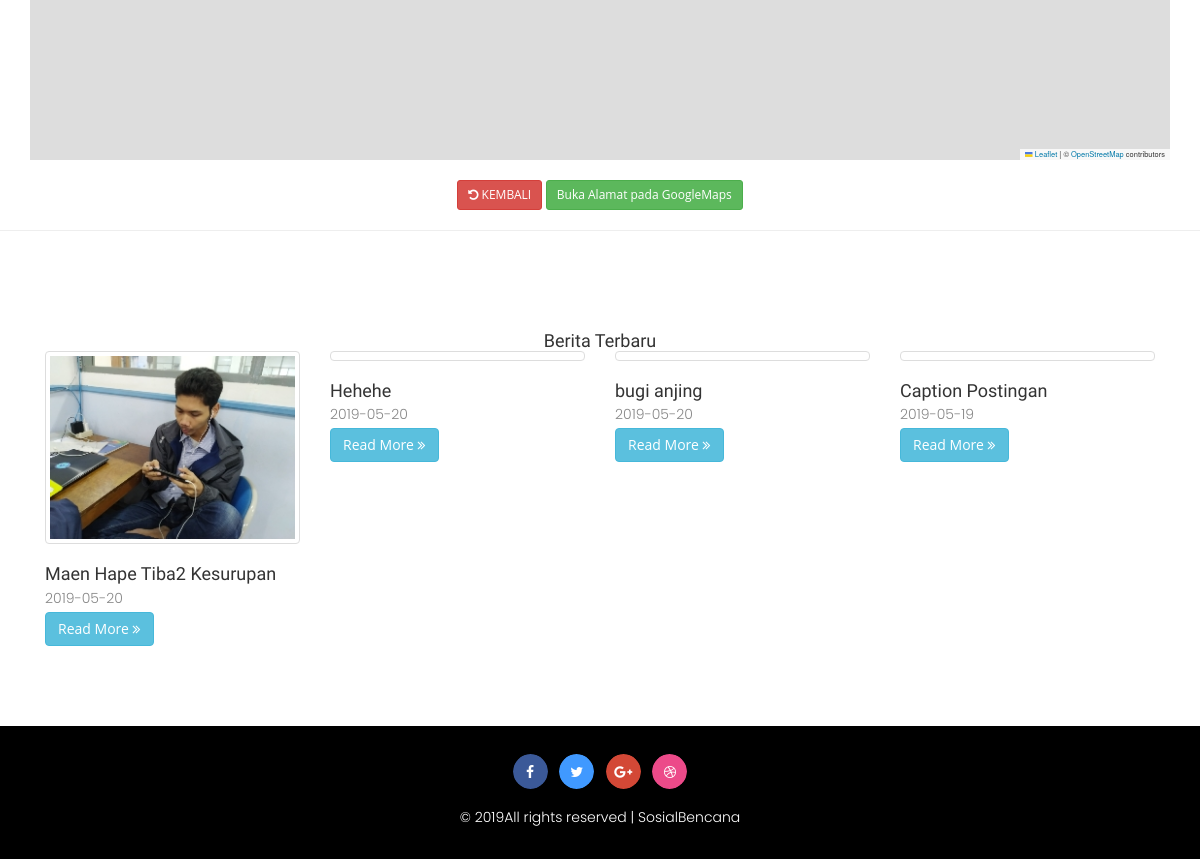
/home/post_detail/6 (lower part), run on an earlier commit of the app's database.
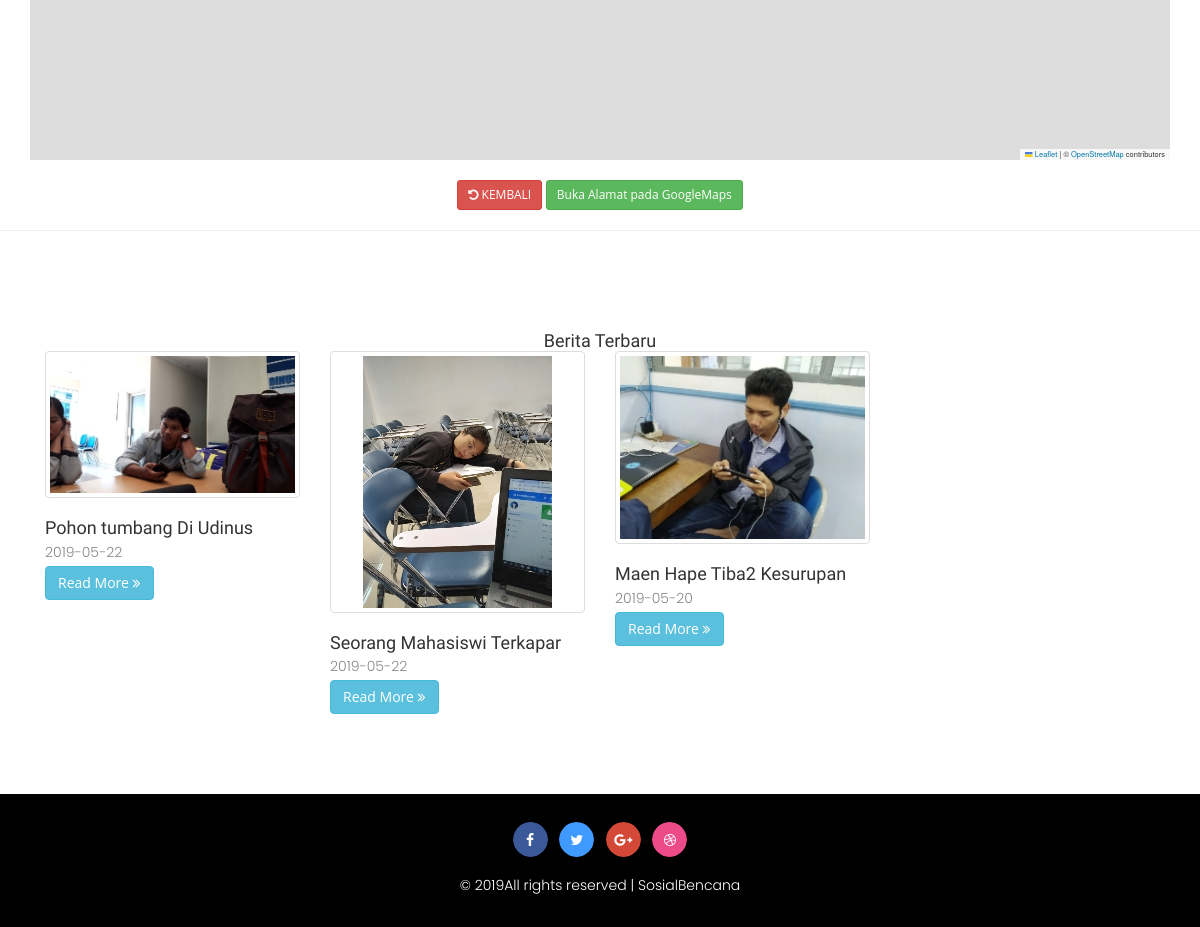
And on a later commit of the database.
### tables this page shows
CREATE TABLE `post` (
  `id_post` int(11) NOT NULL,
  `nama_img` varchar(255) DEFAULT NULL,
  `api_img` varchar(256) NOT NULL,
  `slug_post` varchar(255) DEFAULT NULL,
  `lokasi` varchar(255) NOT NULL,
  `lttd_loc` varchar(255) DEFAULT NULL,
  `lgttd_loc` varchar(255) DEFAULT NULL,
  `caption` text,
  `tanggal` date DEFAULT NULL,
  `waktu` time DEFAULT NULL,
  `user_kode` varchar(100) NOT NULL
);

### application/views/layout/file.php (called while the page is built, shortened)
<?php
require_once('header.php');
require_once('content.php');
require_once('footer.php');

### application/controllers/Home.php (called while the page is built, shortened)
<?php
class Home extends CI_Controller {
	public function __construct()
	{
		$this->load->model('Home_model');
		$this->load->model('Auth_model');
		$this->load->model('Posting_model');
	}
	public function post_detail($id)
	{
			$post           = $this->Posting_model->detailPost($id)->row_array();
			$limit_post	=	$this->Home_model->lmtPost();
			$data = array('post'      => $post,
									'title' => 'Sosial Bencana',
									'limit' => $limit_post,
									'isi' => 'Posting/detail'
			);
			$this->load->view('layout/file', $data);
	}
}

### index.php (called while the page is built, shortened)
<?php
require_once BASEPATH.'core/CodeIgniter.php';

### application/views/layout/content.php (called while the page is built)
<?php
if($isi){
  $this->load->view($isi);
}

### application/models/Posting_model.php (called while the page is built, shortened)
<?php
class Posting_model extends CI_Model {
    public function detailPost($where)
    {
        $this->db->where('id_post', $where);
        return $this->db->get('post');
    }
}

### application/models/Home_model.php (called while the page is built, shortened)
<?php
class Home_model extends CI_Model {
    public function lmtPost()
    {
        $this->db->select('*');
        $this->db->from('post');
        $this->db->order_by('id_post', 'DESC');
        $this->db->limit(4);
        $res = $this->db->get();
        return $res->result_array();
    }
}

### application/views/Posting/detail.php (the view, shortened to what this page needs)
<div class="innerf-pages section">
  <div class="container">
  <div class="mapContainer">
    <div id="map2" class="map2"></div>
  </div>
  <div class="clear-fix"><br></div>
  <div class="text-center">
    <a href="<?php echo base_url(''); ?>" class="btn btn-danger btn-sm"><i class="fa fa-rotate-left"></i> KEMBALI</a>
    <a class="btn btn-success btn-sm" target="_blank" href="//maps.google.com/maps?f=d&amp;daddr=<?php echo $post['lttd_loc']; ?>,<?php echo $post['lgttd_loc']; ?>&amp;hl=en">
      Buka Alamat pada GoogleMaps
    </a>
  </div>
  </div>
</div>
<hr>
<br>
<br>
<br>
<br>
<div class="singlep_btm">
  <div class="container">
    <div class="new_arrivals">
      <h4 class="rad-txt text-center">
        <span class="abtxt1">Berita</span>
        <span class="abtext"> Terbaru</span>
      </h4>
      <?php $i=1; foreach( $limit as $post) {?>
      <div class="col-md-3 product-men">
        <div class="product-chr-info chr">
          <div class="thumbnail">
            <a href="<?php echo base_url('Home/post_detail/').$post['slug_post'] ?>">
              <img src="<?php echo base_url('uploads/').$post['nama_img'] ?>" alt="">
            </a>
          </div>
          <div class="caption">
            <h4><?php echo $post['caption'] ?></h4>
            <p><?php echo $post['tanggal'] ?></p>
            <form action="<?php echo base_url('Home/post_detail/'.$post['id_post']) ?>" method="post">
              <button type="submit" class="btn btn-info btn-md">Read More
                <i class="fa fa-angle-double-right" aria-hidden="true"></i>
              </button>
            </form>
          </div>
        </div>
      </div>
      <?php } ?>
      <div class="clearfix"></div>
    </div>
    <br>
    <br>
    <br>
    <br>
  </div>
</div>

### application/views/layout/header.php (shortened to what this page needs)
<!DOCTYPE html>
<html lang="en">
<head>
    <link rel="stylesheet" href="https://unpkg.com/leaflet@1.4.0/dist/leaflet.css"/>
    <link href="<?php echo base_url() ?>asset/front/css/bootstrap.css" rel="stylesheet" type="text/css" media="all" />
    <link href="<?php echo base_url() ?>asset/front/css/style.css" rel="stylesheet" type="text/css" media="all" />
    <link href="<?php echo base_url() ?>asset/front/css/font-awesome.css" type="text/css" rel="stylesheet">
    <link rel="stylesheet" href="<?php echo base_url('asset/home/css/style.css'); ?>" type="text/css" media="all">
    <link rel="stylesheet" href="<?php echo base_url('asset/home/css/sweetalert2.min.css'); ?>" type="text/css" media="all">
</head>
<body>

### application/views/layout/footer.php (shortened to what this page needs)
<div class="copy-right agileits-w3layouts">
	<div class="container">
		<div class="social-icons agileits">
     		<ul>
				<li><a href="#" class="fa fa-facebook icon icon-border facebook"> </a></li>
				<li><a href="#" class="fa fa-twitter icon icon-border twitter"> </a></li>
				<li><a href="#" class="fa fa-google-plus icon icon-border googleplus"> </a></li>
				<li><a href="#" class="fa fa-dribbble icon icon-border dribbble"> </a></li>
			</ul>
		</div>
		<p>© 2019All rights reserved | SosialBencana</p>
	</div>
</div>
</body>
</html>

### asset/front/css/style.css (style rules this page uses)
body { padding: 0; margin: 0; background: #FFF; font-family: 'Open Sans', sans-serif; }
body a { transition: 0.5s all; -webkit-transition: 0.5s all; -moz-transition: 0.5s all; -o-transition: 0.5s all; -ms-transition: 0.5s all; text-decoration: none; }
input[type="button"], input[type="submit"], button.btn { -webkit-transition: 0.5s all; -moz-transition: 0.5s all; -o-transition: 0.5s all; -ms-transition: 0.5s all; transition: 0.5s all; }
h1, h2, h3, h4, h5, h6 { margin: 0; padding: 0; font-family: 'Poiret One', cursive; }
ul { margin: 0; padding: 0; }
.text-center { text-align: center; }
p { margin: 0; font-family: 'Poppins', sans-serif; font-weight: 300; line-height: 2; font-size: 1em; color:#888; }
.copy-right { padding: 2em 0; text-align: center; background: #000; }
.copy-right p { color: #fff; padding: 1em 0 0; }
.copy-right a { color: #fff; }
.social-icons ul li { display: inline-block; font-size: inherit; text-align: center; margin: 0; }
.social-icons ul li a.fa { font-size: 1em; color: #fff; line-height: 2.6em; border-radius: 50px; }
.icon-border { position: relative; }
.icon { vertical-align: top; overflow: hidden; margin: 0 4px; width: 35px; height: 35px; }
.icon-border::before, .icon-border::after { display: block; position: absolute; top: 0; left: 0; width: 100%; height: 100%; content: ""; }
.icon-border::before { z-index: 1; -webkit-transition: box-shadow 0.3s; -moz-transition: box-shadow 0.3s; -o-transition: box-shadow 0.3s; -ms-transition: box-shadow 0.3s; transition: box-shadow 0.3s; border-radius:50%; }
.icon-border.facebook::before { -webkit-box-shadow: inset 0 0 0 48px #3b5998; -moz-box-shadow: inset 0 0 0 48px #3b5998; -o-box-shadow: inset 0 0 0 48px #3b5998; -ms-box-shadow: inset 0 0 0 48px #3b5998; box-shadow: inset 0 0 0 48px #3b5998; }
.icon-border.twitter::before { -webkit-box-shadow: inset 0 0 0 48px #4099ff; -moz-box-shadow: inset 0 0 0 48px #4099ff; -o-box-shadow: inset 0 0 0 48px #4099ff; -ms-box-shadow: inset 0 0 0 48px #4099ff; box-shadow: inset 0 0 0 48px #4099ff; }
.icon-border.googleplus::before { -webkit-box-shadow: inset 0 0 0 48px #d34836; -moz-box-shadow: inset 0 0 0 48px #d34836; -o-box-shadow: inset 0 0 0 48px #d34836; -ms-box-shadow: inset 0 0 0 48px #d34836; box-shadow: inset 0 0 0 48px #d34836; }
.icon-border.dribbble::before { -webkit-box-shadow: inset 0 0 0 48px #ec4a89; -moz-box-shadow: inset 0 0 0 48px #ec4a89; -o-box-shadow: inset 0 0 0 48px #ec4a89; -ms-box-shadow: inset 0 0 0 48px #ec4a89; box-shadow: inset 0 0 0 48px #ec4a89; }

### application/views/layout/header.php (style rules this page uses)
#map2 { width: 100%; height: 400px; }

What changed in the data, as far as the page shows it:
removed post: caption "Hehehe", tanggal "2019-05-20"
removed post: caption "bugi anjing", tanggal "2019-05-20"
removed post: caption "Caption Postingan", tanggal "2019-05-19"
added post: nama_img (picture), caption "Pohon tumbang Di Udinus", tanggal "2019-05-22"
added post: nama_img (picture), caption "Seorang Mahasiswi Terkapar", tanggal "2019-05-22"
